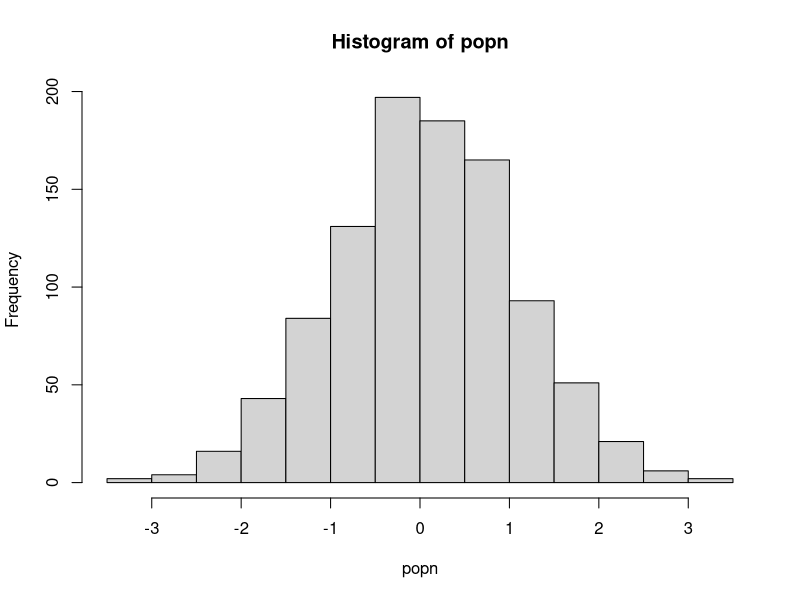

The R script that drew this image:
######### Functions ##########
rm(list = ls())

## A function to take a sample of size n from a population "popn" and return its mean
myexperiment <- function(popn,n){
    pop_sample <- sample(popn, n, replace = FALSE)
    return(mean(pop_sample))
}

## Calculate means using a for loop without preallocation:
loopy_sample1 <- function(popn, n, num){
    result1 <- vector() #Initialize empty vector of size 1 
    for(i in 1:num){
        result1 <- c(result1, myexperiment(popn, n))
    }
    return(result1)
}

## To run "num" iterations of the experiment using a for loop on a vector with preallocation:
loopy_sample2 <- function(popn, n, num){
    result2 <- vector(,num) #Preallocate expected size
    for(i in 1:num){
        result2[i] <- myexperiment(popn, n)
    }
    return(result2)
}

## To run "num" iterations of the experiment using a for loop on a list with preallocation:
loopy_sample3 <- function(popn, n, num){
    result3 <- vector("list", num) #Preallocate expected size
    for(i in 1:num){
        result3[[i]] <- myexperiment(popn, n)
    }
    return(result3)
}


## To run "num" iterations of the experiment using vectorization with lapply:
lapply_sample <- function(popn, n, num){
    result4 <- lapply(1:num, function(i) myexperiment(popn, n))
    return(result4)
}

## To run "num" iterations of the experiment using vectorization with lapply:
sapply_sample <- function(popn, n, num){
    result5 <- sapply(1:num, function(i) myexperiment(popn, n))
    return(result5)
}

popn <- rnorm(1000) # Generate the population
hist(popn)

n <- 20 # sample size for each experiment
num <- 1000 # Number of times to rerun the experiment

print("The loopy, non-preallocation approach takes:" )
print(system.time(loopy_sample1(popn, n, num)))

print("The loopy, but with preallocation approach takes:" )
print(system.time(loopy_sample2(popn, n, num)))

print("The loopy, non-preallocation approach on a list takes:" )
print(system.time(loopy_sample3(popn, n, num)))

print("The vectorized sapply approach takes:" )
print(system.time(sapply_sample(popn, n, num)))

print("The vectorized lapply approach takes:" )
print(system.time(lapply_sample(popn, n, num)))